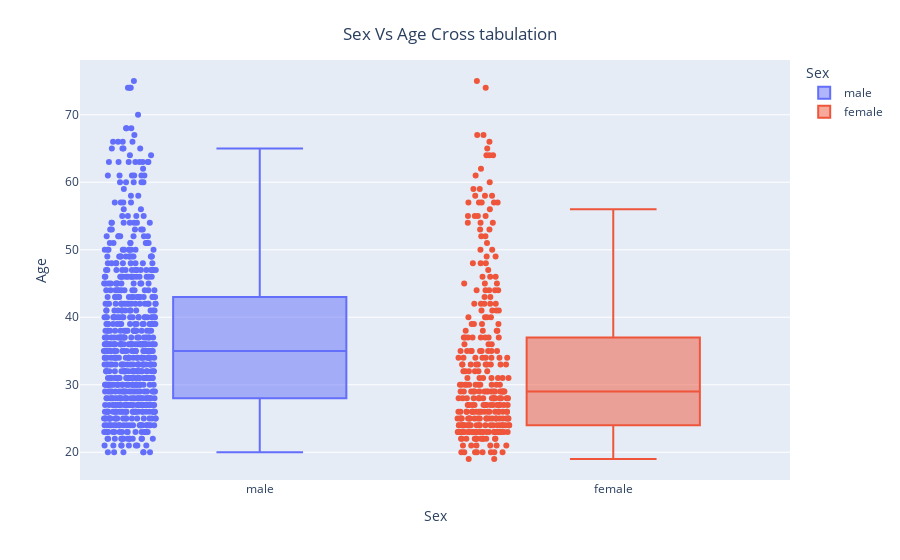

This figure's notebook cell:
### Code cell
# Sex vs age cross tabulation

"""A box plot is a statistical representation of numerical data through their quartiles. 
The ends of the box represent the lower and upper quartiles, 
while the median (second quartile) is marked by a line inside the box."""

SA = credit.loc[:,['Sex','Age']]
fig = px.box(SA, x="Sex", y="Age", points="all",color="Sex")
fig.update_layout(
    title={
          'text':"Sex Vs Age Cross tabulation",
        'y':.95,
        'x':.5,
        'xanchor': 'center',
        'yanchor': 'top'
    },
    xaxis_title="Sex",
    yaxis_title="Age",
   
)
fig.show()

### Figure 1 — Plotly figure (JSON) as saved in the notebook; plotly's stock layout.template omitted (floating-point values rounded to 4 significant figures; data arrays with more than 128 entries replaced by an {"elided": "..."} marker saying what was removed)
{"data": [{"alignmentgroup": "True", "boxpoints": "all", "hovertemplate": "Sex=%{x}<br>Age=%{y}<extra></extra>", "legendgroup": "male", "marker": {"color": "#636efa"}, "name": "male", "notched": false, "offsetgroup": "male", "orientation": "v", "showlegend": true, "type": "box", "x": {"elided": "690 str values"}, "x0": " ", "xaxis": "x", "y": {"elided": "690 int values"}, "y0": " ", "yaxis": "y"}, {"alignmentgroup": "True", "boxpoints": "all", "hovertemplate": "Sex=%{x}<br>Age=%{y}<extra></extra>", "legendgroup": "female", "marker": {"color": "#EF553B"}, "name": "female", "notched": false, "offsetgroup": "female", "orientation": "v", "showlegend": true, "type": "box", "x": {"elided": "310 str values"}, "x0": " ", "xaxis": "x", "y": {"elided": "310 int values"}, "y0": " ", "yaxis": "y"}], "layout": {"boxmode": "overlay", "legend": {"title": {"text": "Sex"}, "tracegroupgap": 0}, "margin": {"t": 60}, "title": {"text": "Sex Vs Age Cross tabulation", "x": 0.5, "xanchor": "center", "y": 0.95, "yanchor": "top"}, "xaxis": {"anchor": "y", "categoryarray": ["male", "female"], "categoryorder": "array", "domain": [0, 1], "title": {"text": "Sex"}}, "yaxis": {"anchor": "x", "domain": [0, 1], "title": {"text": "Age"}}}}
